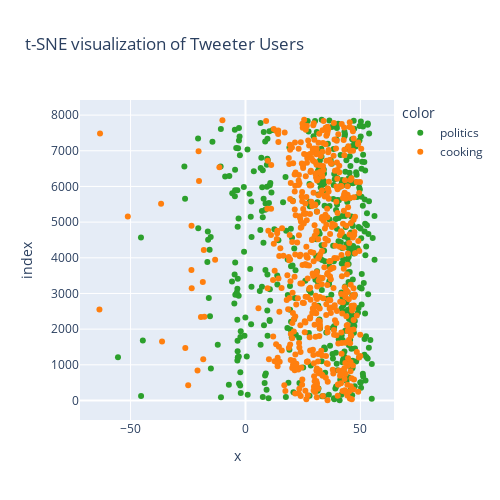

Notebook code cell kept with this figure:
### Markdown cell above
**College_Uni** and **Online_Gaming** have a *distribution close to each other* i.e. users tweeting about Online Gaming might also be tweeting about University life or college issue. This is a relation that is intuitive and understandable to us.
***
**3)** If we try to explore the relationship between the categories **"cooking"** and **"politics"**

### Code cell
custom_palette = ['#2ca02c','#ff7f0e', '#1f77b4', '#d62728', '#9467bd']
df_tsne_plot=df_tsne[df_tsne['Label'].isin(["cooking","politics"])]
fig = px.scatter(df_tsne_plot["Component 1"], df_tsne_plot["Component 2"], color=df_tsne_plot['Label'], color_discrete_sequence=custom_palette, title="t-SNE visualization of Tweeter Users")
fig.update_layout(autosize=False, width=500, height=500)
fig.show()

### Figure 1 — Plotly figure (JSON) as saved in the notebook; plotly's stock layout.template omitted (floating-point values rounded to 4 significant figures; data arrays with more than 128 entries replaced by an {"elided": "..."} marker saying what was removed)
{"data": [{"hovertemplate": "color=politics<br>x=%{x}<br>index=%{y}<extra></extra>", "legendgroup": "politics", "marker": {"color": "#2ca02c", "symbol": "circle"}, "mode": "markers", "name": "politics", "orientation": "h", "showlegend": true, "type": "scatter", "x": {"elided": "439 float values"}, "xaxis": "x", "y": {"elided": "439 int values"}, "yaxis": "y"}, {"hovertemplate": "color=cooking<br>x=%{x}<br>index=%{y}<extra></extra>", "legendgroup": "cooking", "marker": {"color": "#ff7f0e", "symbol": "circle"}, "mode": "markers", "name": "cooking", "orientation": "h", "showlegend": true, "type": "scatter", "x": {"elided": "541 float values"}, "xaxis": "x", "y": {"elided": "541 int values"}, "yaxis": "y"}], "layout": {"autosize": false, "height": 500, "legend": {"title": {"text": "color"}, "tracegroupgap": 0}, "title": {"text": "t-SNE visualization of Tweeter Users"}, "width": 500, "xaxis": {"anchor": "y", "domain": [0, 1], "title": {"text": "x"}}, "yaxis": {"anchor": "x", "domain": [0, 1], "title": {"text": "index"}}}}
